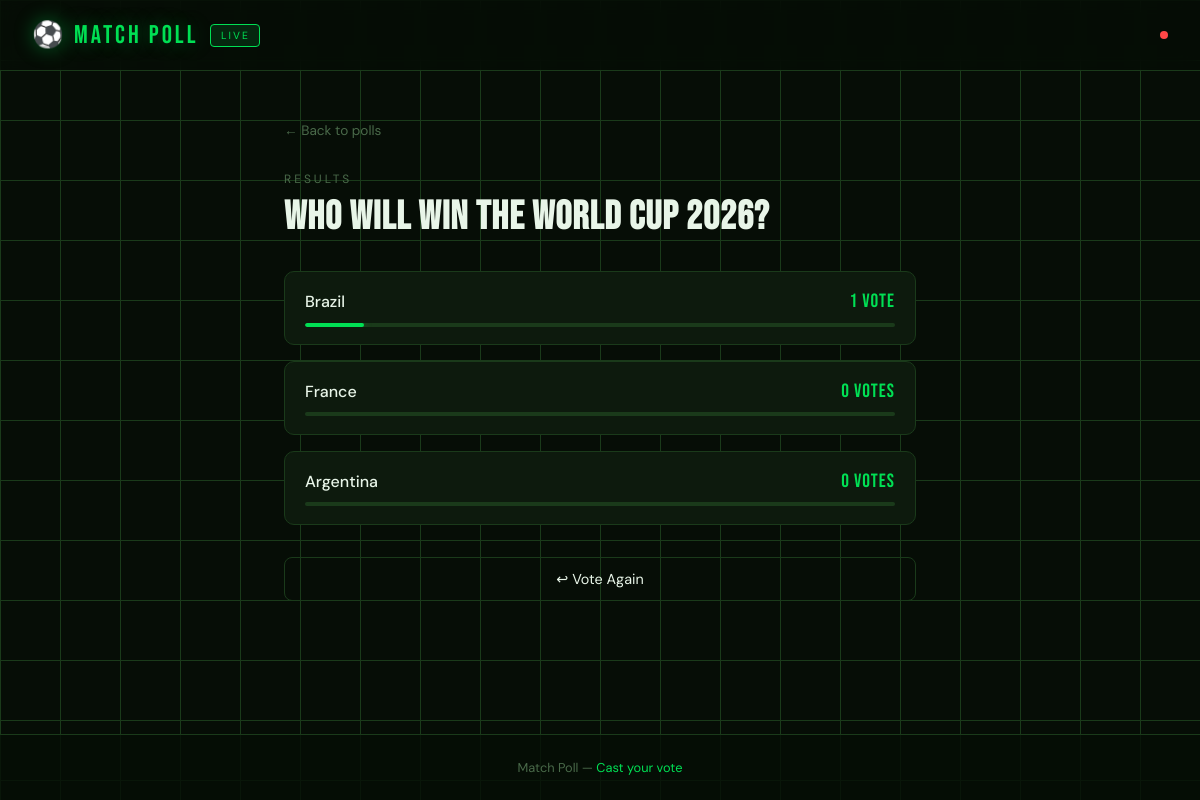
Before: /polls/4/results/ with the older database file.
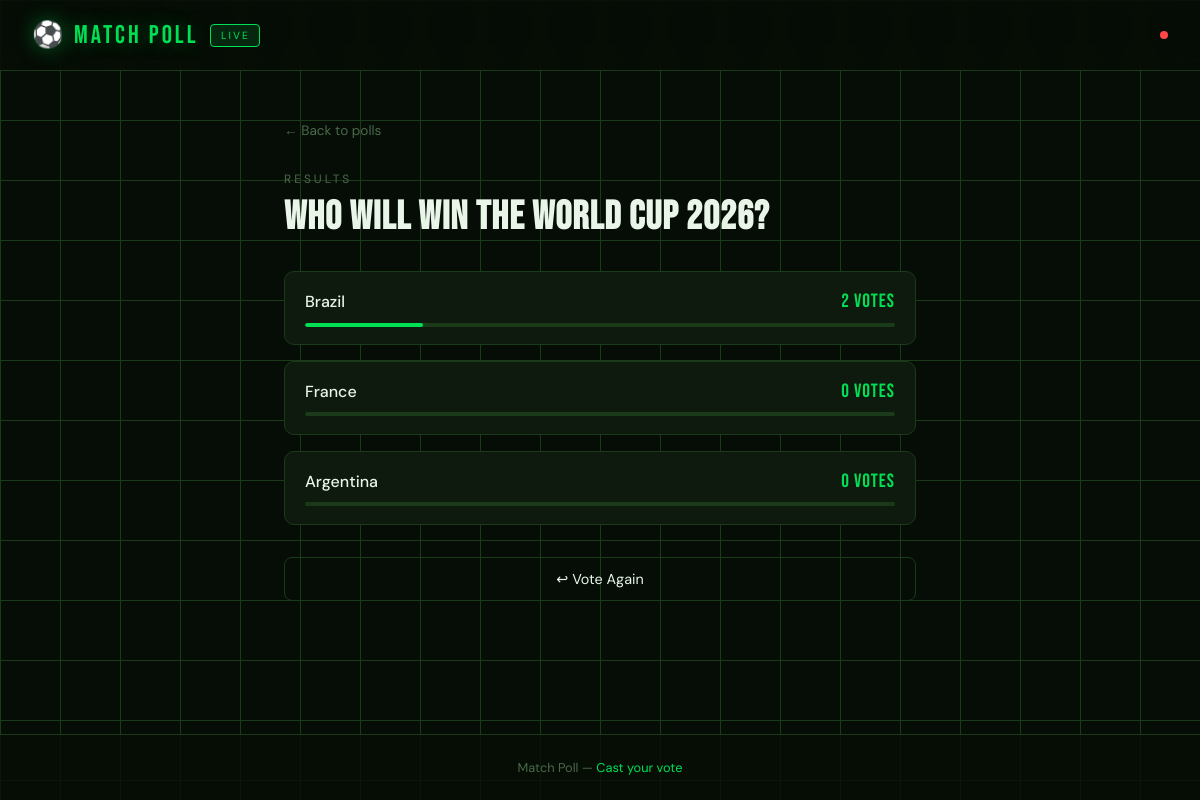
After: the same page with the newer database file.
### polls/models.py (models this page shows, shortened)
class Choice(models.Model):
    question = models.ForeignKey(Question, on_delete=models.CASCADE)
    choice_text = models.CharField(max_length=200)
    votes = models.IntegerField(default=0)

### polls/views.py (the view)
# urls.py: path("<int:pk>/results/", views.ResultsView.as_view(), name="results"),
class ResultsView(generic.DetailView):
    model = Question
    template_name = "polls/results.html"

### polls/templates/polls/results.html (shortened to what this page needs)
{% extends "base.html" %}
{% load static %}
{% block content %}
<a class="back-link" href="{% url 'polls:index' %}">← Back to polls</a>
<p class="result-label">Results</p>
<h1>{{ question.question_text }}</h1>
{% with total=question.choice_set.all|length %}
<ul class="results-list">
    {% for choice in question.choice_set.all %}
    <li class="result-item">
        <div class="result-top">
            <span class="result-name">{{ choice.choice_text }}</span>
            <span class="result-votes">{{ choice.votes }} vote{{ choice.votes|pluralize }}</span>
        </div>
        <div class="bar-track">
            <div class="bar-fill" style="width: {% if choice.votes %}{{ choice.votes }}0{% else %}0{% endif %}%"></div>
        </div>
    </li>
    {% endfor %}
</ul>
{% endwith %}
<a class="vote-again" href="{% url 'polls:detail' question.id %}">↩ Vote Again</a>
{% endblock %}

Changed rows visible on the page:
changed Choice "Brazil": votes "1" → "2"
